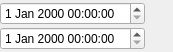
<?xml version="1.0" encoding="UTF-8"?>
<ui version="4.0">
 <class>DateTimeRangeWidget</class>
 <widget class="QWidget" name="DateTimeRangeWidget">
  <property name="geometry">
   <rect>
    <x>0</x>
    <y>0</y>
    <width>173</width>
    <height>52</height>
   </rect>
  </property>
  <property name="windowTitle">
   <string>Form</string>
  </property>
  <layout class="QGridLayout" name="gridLayout">
   <property name="leftMargin">
    <number>0</number>
   </property>
   <property name="topMargin">
    <number>0</number>
   </property>
   <property name="rightMargin">
    <number>0</number>
   </property>
   <property name="bottomMargin">
    <number>0</number>
   </property>
   <property name="spacing">
    <number>0</number>
   </property>
   <item row="0" column="0">
    <widget class="QDateTimeEdit" name="dateTime1"/>
   </item>
   <item row="0" column="1">
    <widget class="QToolBar" name="toolBar1"/>
   </item>
   <item row="1" column="0">
    <widget class="QDateTimeEdit" name="dateTime2"/>
   </item>
   <item row="1" column="1">
    <widget class="QToolBar" name="toolBar2"/>
   </item>
  </layout>
 </widget>
 <resources/>
 <connections/>
</ui>
